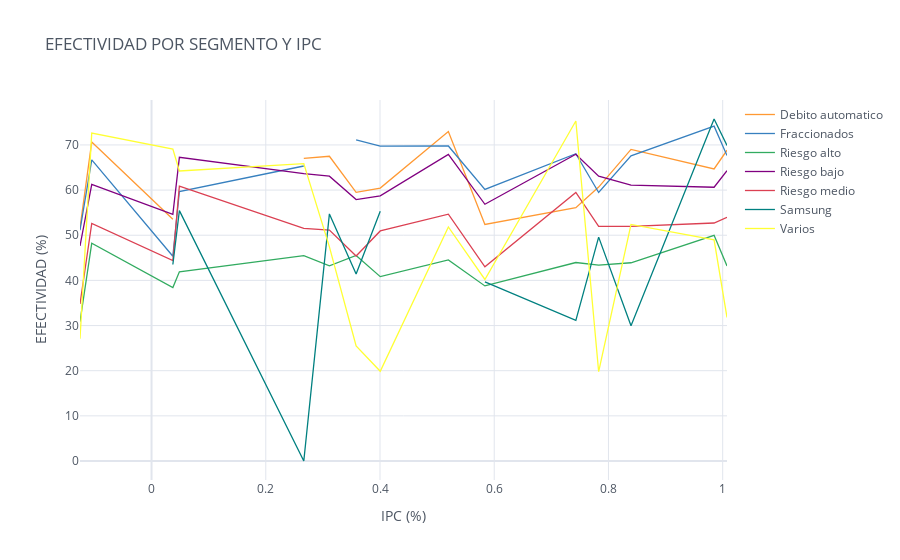

The code cell stored with this chart in its notebook:
### Code cell
SEG_IPC.iplot(kind='line', xTitle='IPC (%)', yTitle='EFECTIVIDAD (%)',
                    title='EFECTIVIDAD POR SEGMENTO Y IPC')

### Figure 1 — Plotly figure (JSON) as saved in the notebook; plotly's stock layout.template omitted (floating-point values rounded to 4 significant figures)
{"data": [{"line": {"color": "rgba(255, 153, 51, 1.0)", "dash": "solid", "shape": "linear", "width": 1.3}, "mode": "lines", "name": "Debito automatico", "text": "", "type": "scatter", "x": [-0.1253, -0.1047, 0.03733, 0.04873, 0.2666, 0.3114, 0.3582, 0.4004, 0.5197, 0.5837, 0.7429, 0.7828, 0.8395, 0.9849, 1.008], "y": [51.65, 70.66, 53.54, "", 67.04, 67.49, 59.49, 60.45, 72.95, 52.4, 56.11, 60.67, 69.0, 64.67, 68.83]}, {"line": {"color": "rgba(55, 128, 191, 1.0)", "dash": "solid", "shape": "linear", "width": 1.3}, "mode": "lines", "name": "Fraccionados", "text": "", "type": "scatter", "x": [-0.1253, -0.1047, 0.03733, 0.04873, 0.2666, 0.3114, 0.3582, 0.4004, 0.5197, 0.5837, 0.7429, 0.7828, 0.8395, 0.9849, 1.008], "y": [51.13, 66.7, 45.34, 59.68, 65.34, "", 71.14, 69.75, 69.76, 60.15, 68.06, 59.47, 67.6, 74.17, 67.64]}, {"line": {"color": "rgba(50, 171, 96, 1.0)", "dash": "solid", "shape": "linear", "width": 1.3}, "mode": "lines", "name": "Riesgo alto", "text": "", "type": "scatter", "x": [-0.1253, -0.1047, 0.03733, 0.04873, 0.2666, 0.3114, 0.3582, 0.4004, 0.5197, 0.5837, 0.7429, 0.7828, 0.8395, 0.9849, 1.008], "y": [30.85, 48.23, 38.43, 41.91, 45.49, 43.24, 45.51, 40.83, 44.52, 38.78, 43.96, 43.4, 43.91, 49.99, 43.19]}, {"line": {"color": "rgba(128, 0, 128, 1.0)", "dash": "solid", "shape": "linear", "width": 1.3}, "mode": "lines", "name": "Riesgo bajo", "text": "", "type": "scatter", "x": [-0.1253, -0.1047, 0.03733, 0.04873, 0.2666, 0.3114, 0.3582, 0.4004, 0.5197, 0.5837, 0.7429, 0.7828, 0.8395, 0.9849, 1.008], "y": [47.63, 61.28, 54.65, 67.26, 63.66, 63.07, 57.91, 58.72, 67.9, 56.86, 67.93, 63.09, 61.08, 60.63, 64.28]}, {"line": {"color": "rgba(219, 64, 82, 1.0)", "dash": "solid", "shape": "linear", "width": 1.3}, "mode": "lines", "name": "Riesgo medio", "text": "", "type": "scatter", "x": [-0.1253, -0.1047, 0.03733, 0.04873, 0.2666, 0.3114, 0.3582, 0.4004, 0.5197, 0.5837, 0.7429, 0.7828, 0.8395, 0.9849, 1.008], "y": [34.78, 52.63, 44.39, 60.89, 51.5, 51.15, 45.4, 50.95, 54.68, 43.0, 59.49, 51.99, 51.95, 52.71, 53.99]}, {"line": {"color": "rgba(0, 128, 128, 1.0)", "dash": "solid", "shape": "linear", "width": 1.3}, "mode": "lines", "name": "Samsung", "text": "", "type": "scatter", "x": [-0.1253, -0.1047, 0.03733, 0.04873, 0.2666, 0.3114, 0.3582, 0.4004, 0.5197, 0.5837, 0.7429, 0.7828, 0.8395, 0.9849, 1.008], "y": [34.49, "", 43.53, 55.45, 0, 54.73, 41.41, 55.34, "", 39.69, 31.14, 49.58, 29.98, 75.75, 69.9]}, {"line": {"color": "rgba(255, 255, 51, 1.0)", "dash": "solid", "shape": "linear", "width": 1.3}, "mode": "lines", "name": "Varios", "text": "", "type": "scatter", "x": [-0.1253, -0.1047, 0.03733, 0.04873, 0.2666, 0.3114, 0.3582, 0.4004, 0.5197, 0.5837, 0.7429, 0.7828, 0.8395, 0.9849, 1.008], "y": [27.1, 72.63, 69.07, 64.22, 65.87, 47.44, 25.5, 19.87, 51.83, 40.2, 75.31, 19.78, 52.4, 48.99, 31.81]}], "layout": {"legend": {"bgcolor": "#FFFFFF", "font": {"color": "#4D5663"}}, "paper_bgcolor": "#FFFFFF", "plot_bgcolor": "#FFFFFF", "title": {"font": {"color": "#4D5663"}, "text": "EFECTIVIDAD POR SEGMENTO Y IPC"}, "xaxis": {"gridcolor": "#E1E5ED", "showgrid": true, "tickfont": {"color": "#4D5663"}, "title": {"font": {"color": "#4D5663"}, "text": "IPC (%)"}, "zerolinecolor": "#E1E5ED"}, "yaxis": {"gridcolor": "#E1E5ED", "showgrid": true, "tickfont": {"color": "#4D5663"}, "title": {"font": {"color": "#4D5663"}, "text": "EFECTIVIDAD (%)"}, "zerolinecolor": "#E1E5ED"}}}
